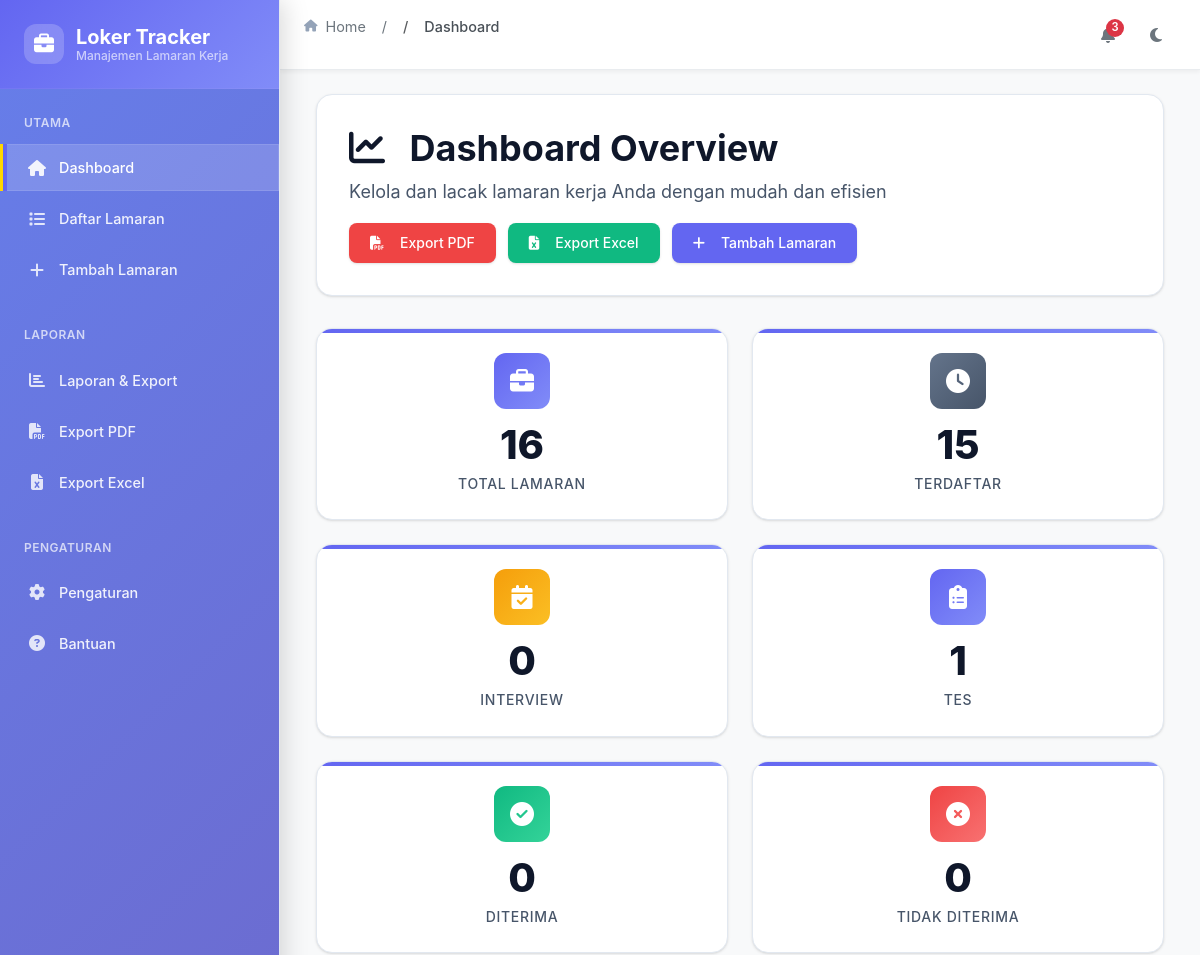
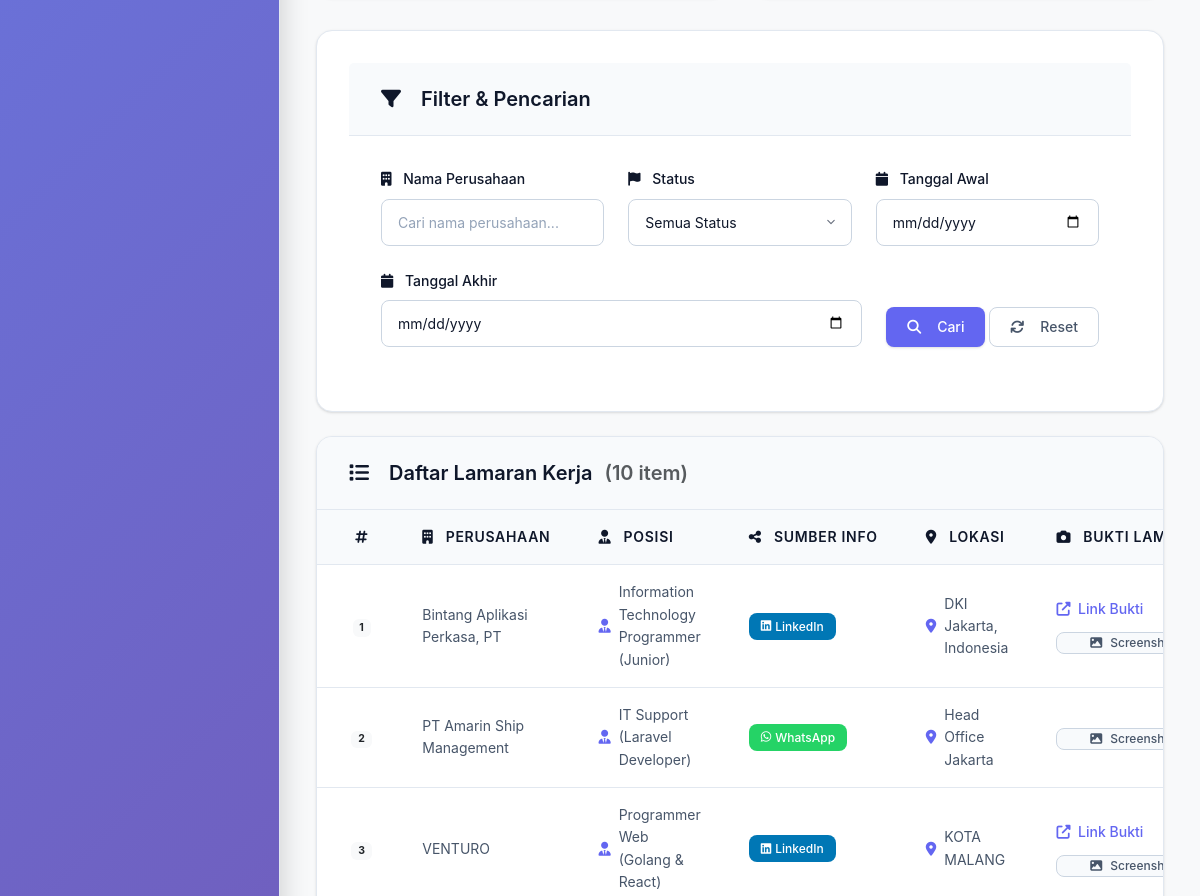
Page / (signed in, upper part) on the earlier database version (2 pictures, top to bottom).
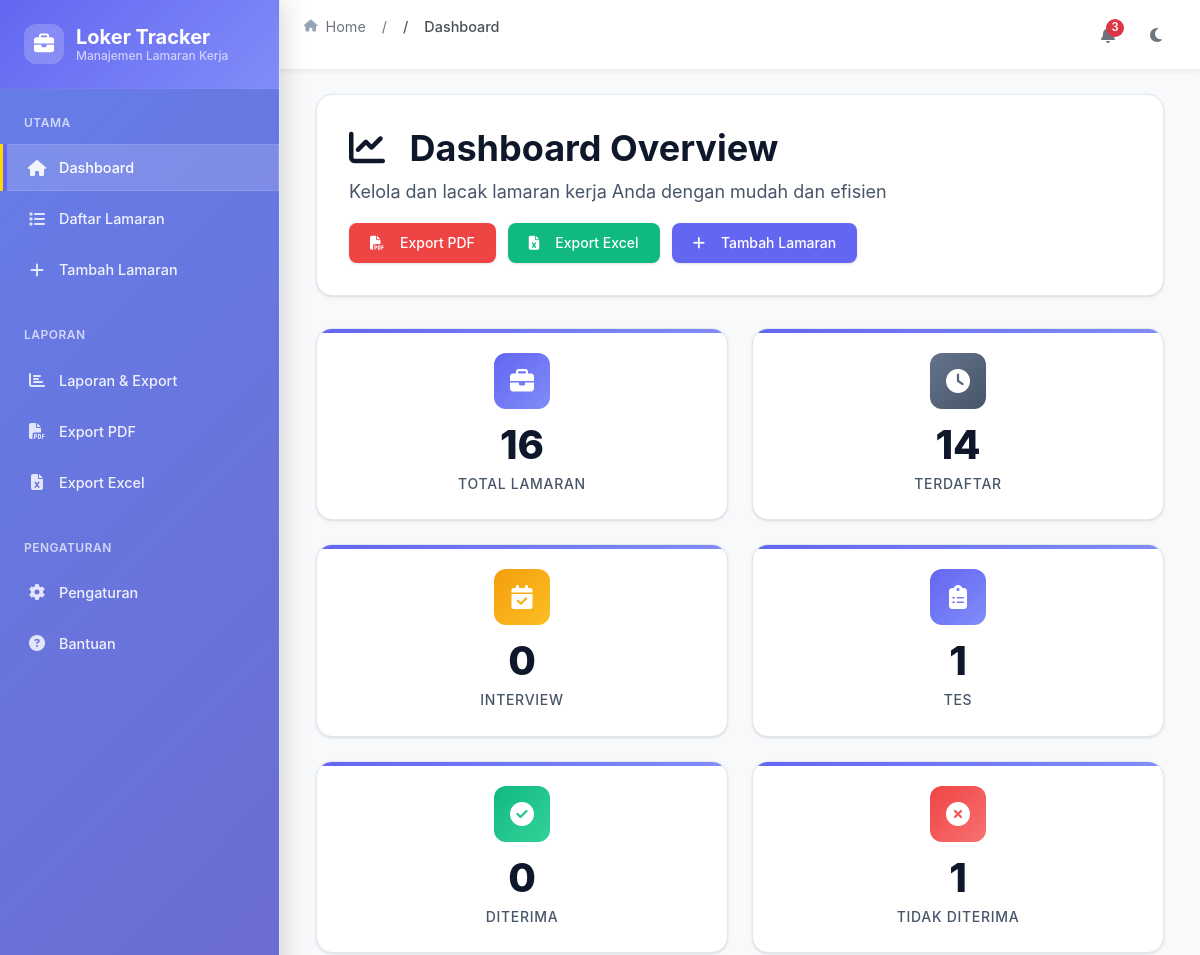
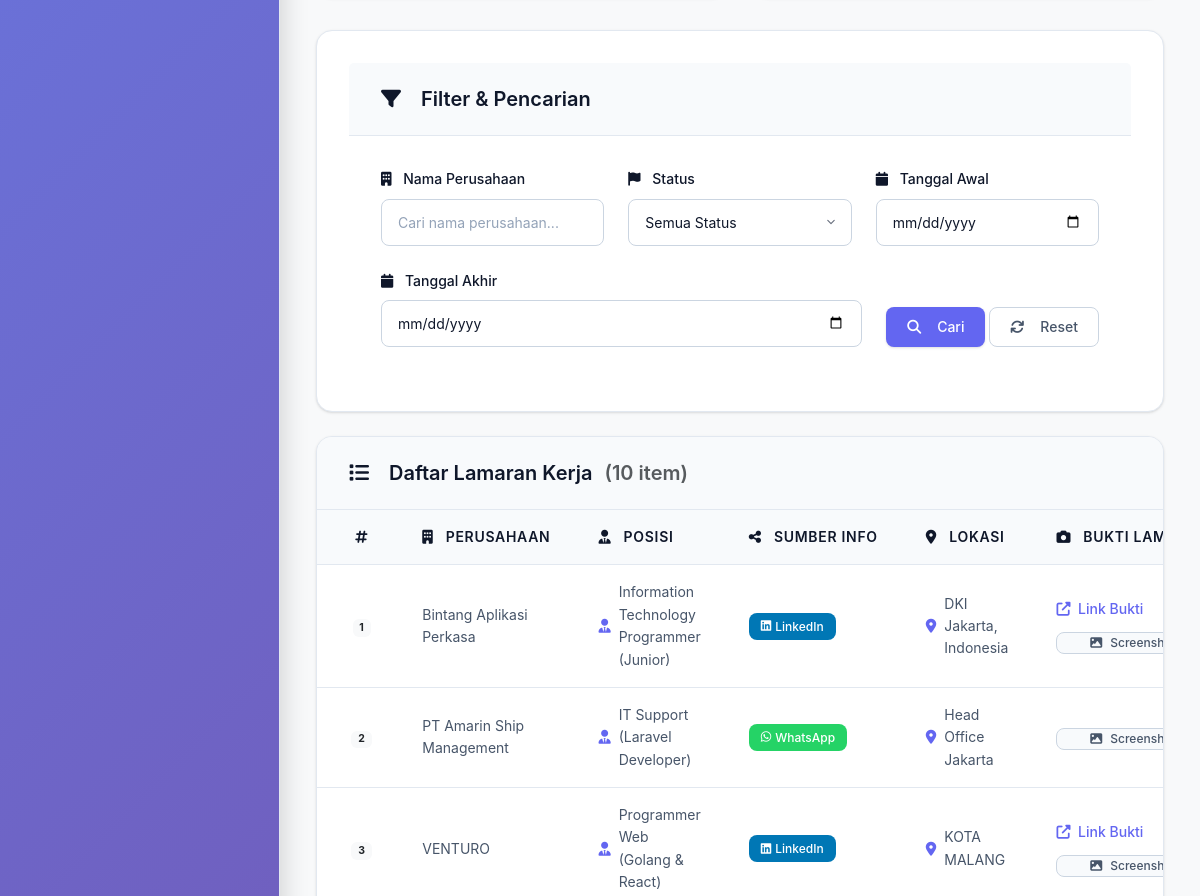
Same page on the later database version (2 pictures, top to bottom).
### models.py (models this page shows)
class JobApplication(db.Model):
    id = db.Column(db.Integer, primary_key=True)
    company_name = db.Column(db.String(100))
    position = db.Column(db.String(100), nullable=True)  # NEW: Posisi yang dilamar
    location = db.Column(db.String(100))
    address = db.Column(db.String(200))
    application_proof = db.Column(db.Text, nullable=True)  # NEW: Link atau path screenshot
    image_proof = db.Column(db.String(255), nullable=True)  # NEW: Path to uploaded image
    source_info = db.Column(db.String(100), nullable=True)  # NEW: Asal info loker
    logo_url = db.Column(db.String(255), nullable=True)  # NEW: URL logo perusahaan
    notes = db.Column(db.Text, nullable=True)  # NEW: Keterangan tambahan
    applied_date = db.Column(db.DateTime)
    status_id = db.Column(db.Integer, db.ForeignKey('status.id'), nullable=False)
    user_id = db.Column(db.Integer, db.ForeignKey('user.id'))

### app.py (the view, shortened to what this page needs)
@app.route('/')
@login_required
def index():
    search = request.args.get('q')
    status = request.args.get('status')
    start_date = request.args.get('start_date')
    end_date = request.args.get('end_date')
    page = request.args.get('page', 1, type=int)
    per_page = 10  # Show 10 records per page
    statuses = Status.query.all()
    query = JobApplication.query.filter_by(user_id=current_user.id)
    if search:
        query = query.filter(
            JobApplication.company_name.ilike(f'%{search}%')
        )
    if status and status != 'All':
        query = query.filter(
            JobApplication.status.has(name=status)
        )
    if start_date:
        try:
            start_date_obj = datetime.strptime(start_date, '%Y-%m-%d').date()
            query = query.filter(JobApplication.applied_date >= start_date_obj)
        except ValueError:
            pass
    pagination = query.order_by(JobApplication.applied_date.desc()).paginate(
        page=page, per_page=per_page, error_out=False
    )
    jobs = pagination.items
    total = JobApplication.query.filter_by(user_id=current_user.id).count()
    terdaftar = JobApplication.query.filter(
        JobApplication.user_id == current_user.id,
        JobApplication.status.has(name='Terdaftar')
    ).count()
    interview = JobApplication.query.filter(
        JobApplication.user_id == current_user.id,
        JobApplication.status.has(name='Interview')
    ).count()
    tes = JobApplication.query.filter(
        JobApplication.user_id == current_user.id,
        JobApplication.status.has(name='Tes')
    ).count()
    diterima = JobApplication.query.filter(
        JobApplication.user_id == current_user.id,
        JobApplication.status.has(name='Diterima')
    ).count()
    ditolak = JobApplication.query.filter(
        JobApplication.user_id == current_user.id,
        JobApplication.status.has(name='Tidak Diterima')
    ).count()
    return render_template(
        'index.html',
        jobs=jobs,
        statuses=statuses,
        total=total,
        terdaftar=terdaftar,
        interview=interview,
        tes=tes,
        diterima=diterima,
        ditolak=ditolak,
        pagination=pagination
    )

### templates/index.html (shortened to what this page needs)
{% extends 'base-sidebar.html' %}
{% block breadcrumb %}
    <li class="breadcrumb-item active">Dashboard</li>
{% endblock %}
{% block content %}
<div class="page-header">
    <div class="d-flex justify-content-between align-items-center flex-wrap" style="gap: var(--space-4);">
        <div>
            <h1 class="page-title">
                <i class="fas fa-chart-line me-3"></i>
                Dashboard Overview
            </h1>
            <p class="page-subtitle">
                Kelola dan lacak lamaran kerja Anda dengan mudah dan efisien
            </p>
        </div>
        <div class="action-buttons">
            <a href="{{ url_for('export_pdf') }}" class="btn btn-danger">
                <i class="fas fa-file-pdf me-2"></i>Export PDF
            </a>
            <a href="{{ url_for('export_excel') }}" class="btn btn-success">
                <i class="fas fa-file-excel me-2"></i>Export Excel
            </a>
            <a href="{{ url_for('add_job') }}" class="btn btn-primary">
                <i class="fas fa-plus me-2"></i>Tambah Lamaran
            </a>
        </div>
    </div>
</div>
<div class="stats-grid">
    <div class="stat-card">
        <div class="stat-icon primary">
            <i class="fas fa-briefcase"></i>
        </div>
        <div class="stat-number" data-stat="total">{{ total }}</div>
        <div class="stat-label">Total Lamaran</div>
    </div>
    <div class="stat-card">
        <div class="stat-icon gray">
            <i class="fas fa-clock"></i>
        </div>
        <div class="stat-number" data-stat="terdaftar">{{ terdaftar }}</div>
        <div class="stat-label">Terdaftar</div>
    </div>
    <div class="stat-card">
        <div class="stat-icon warning">
            <i class="fas fa-calendar-check"></i>
        </div>
        <div class="stat-number" data-stat="interview">{{ interview }}</div>
        <div class="stat-label">Interview</div>
    </div>
    <div class="stat-card">
        <div class="stat-icon primary">
            <i class="fas fa-clipboard-list"></i>
        </div>
        <div class="stat-number" data-stat="tes">{{ tes }}</div>
        <div class="stat-label">Tes</div>
    </div>
    <div class="stat-card">
        <div class="stat-icon success">
            <i class="fas fa-check-circle"></i>
        </div>
        <div class="stat-number" data-stat="diterima">{{ diterima }}</div>
        <div class="stat-label">Diterima</div>
    </div>
    <div class="stat-card">
        <div class="stat-icon error">
            <i class="fas fa-times-circle"></i>
        </div>
        <div class="stat-number" data-stat="ditolak">{{ ditolak }}</div>
        <div class="stat-label">Tidak Diterima</div>
    </div>
</div>
<div class="card filter-section">
    <div class="card-header">
        <h5 class="card-title">
            <i class="fas fa-filter me-2"></i>
            Filter & Pencarian
        </h5>
    </div>
    <div class="card-body">
        <form method="get" class="filter-form">
            <div class="form-group">
                <label class="form-label">
                    <i class="fas fa-building me-2"></i>
                    Nama Perusahaan
                </label>
                <input type="text"
                       name="q"
                       class="form-control"
                       placeholder="Cari nama perusahaan..."
                       value="{{ request.args.get('q', '') }}">
            </div>
            <div class="form-group">
                <label class="form-label">
                    <i class="fas fa-flag me-2"></i>
                    Status
                </label>
                <select name="status" class="form-select">
                    <option value="All" {% if request.args.get('status') == 'All' %}selected{% endif %}>Semua Status</option>
                </select>
            </div>
            <div class="form-group">
                <label class="form-label">
                    <i class="fas fa-calendar me-2"></i>
                    Tanggal Awal
                </label>
                <input type="date"
                       name="start_date"
                       class="form-control"
                       value="{{ request.args.get('start_date', '') }}">
            </div>
            <div class="form-group">
                <label class="form-label">
                    <i class="fas fa-calendar me-2"></i>
                    Tanggal Akhir
                </label>
                <input type="date"
                       name="end_date"
                       class="form-control"
                       value="{{ request.args.get('end_date', '') }}">
            </div>
            <div class="form-actions">
                <button type="submit" class="btn btn-primary">
                    <i class="fas fa-search me-2"></i>Cari
                </button>
                <a href="/" class="btn btn-secondary">
                    <i class="fas fa-refresh me-2"></i>Reset
                </a>
            </div>
        </form>
    </div>
</div>
<div class="card table-section">
    <div class="card-header">
        <h5 class="card-title">
            <i class="fas fa-list me-2"></i>
            Daftar Lamaran Kerja
            {% if jobs|length > 0 %}
                <span class="text-muted">({{ jobs|length }} item)</span>
            {% endif %}
        </h5>
    </div>
    <div class="table-container">
        <table class="jobs-table">
            <thead>
                <tr>
                    <th class="text-center">
                        <i class="fas fa-hashtag"></i>
                    </th>
                    <th>
                        <i class="fas fa-building me-2"></i>
                        Perusahaan
                    </th>
                    <th>
                        <i class="fas fa-user-tie me-2"></i>
                        Posisi
                    </th>
                    <th>
                        <i class="fas fa-share-alt me-2"></i>
                        Sumber Info
                    </th>
                    <th>
                        <i class="fas fa-map-marker-alt me-2"></i>
                        Lokasi
                    </th>
                    <th>
                        <i class="fas fa-camera me-2"></i>
                        Bukti Lamaran
                    </th>
                </tr>
            </thead>
            <tbody>
                {% for job in jobs %}
                <tr>
                    <td class="text-center">
                        <span class="badge bg-light text-dark fw-bold">{{ loop.index }}</span>
                    </td>
                    <td data-label="Perusahaan">
                        <div class="company-name">{{ job.company_name }}</div>
                    </td>
                    <td data-label="Posisi">
                        <div class="position-info">
                            {% if job.position %}
                                <i class="fas fa-user-tie"></i>
                                {{ job.position }}
                            {% else %}
                                <span class="text-muted">-</span>
                            {% endif %}
                        </div>
                    </td>
                    <td data-label="Sumber Info">
                        {% if job.source_info %}
                            {% if job.source_info == 'LinkedIn' %}
                                <span class="source-badge linkedin">
                                    <i class="fab fa-linkedin"></i>LinkedIn
                                </span>
                            {% elif job.source_info == 'Instagram' %}
                                <span class="source-badge instagram">
                                    <i class="fab fa-instagram"></i>Instagram
                                </span>
                            {% elif job.source_info == 'TikTok' %}
                                <span class="source-badge tiktok">
                                    <i class="fab fa-tiktok"></i>TikTok
                                </span>
                            {% elif job.source_info == 'WhatsApp' %}
                                <span class="source-badge whatsapp">
                                    <i class="fab fa-whatsapp"></i>WhatsApp
                                </span>
                            {% elif job.source_info == 'JobStreet' %}
                                <span class="source-badge jobstreet">
                                    <i class="fas fa-briefcase"></i>JobStreet
                                </span>
                            {% elif job.source_info == 'Indeed' %}
                                <span class="source-badge indeed">
                                    <i class="fas fa-search"></i>Indeed
                                </span>
                            {% elif job.source_info == 'Website Perusahaan' %}
                                <span class="source-badge website">
                                    <i class="fas fa-globe"></i>Website
                                </span>
                            {% elif job.source_info == 'Email/Newsletter' %}
                                <span class="source-badge email">
                                    <i class="fas fa-envelope"></i>Email
                                </span>
                            {% elif job.source_info == 'Teman/Kolega' %}
                                <span class="source-badge friend">
                                    <i class="fas fa-users"></i>Teman
                                </span>
                            {% elif job.source_info == 'Job Fair/Expo' %}
                                <span class="source-badge jobfair">
                                    <i class="fas fa-calendar-alt"></i>Job Fair
                                </span>
                            {% elif job.source_info == 'Media Sosial Lainnya' %}
                                <span class="source-badge social">
                                    <i class="fas fa-share-alt"></i>Social
                                </span>
                            {% elif job.source_info == 'Custom' %}
                                <span class="source-badge custom">
                                    <i class="fas fa-edit"></i>Custom
                                </span>
                            {% else %}
                                <span class="source-badge custom">
                                    <i class="fas fa-pencil-alt"></i>{{ job.source_info }}
                                </span>
                            {% endif %}
                        {% else %}
                            <span class="text-muted">-</span>
                        {% endif %}
                    </td>
                    <td data-label="Lokasi">
                        <div class="location-info">
                            <i class="fas fa-map-marker-alt"></i>
                            {{ job.location }}
                        </div>
                    </td>
                    <td data-label="Bukti Lamaran">
                        {% if job.application_proof or job.image_proof %}
                            <div style="display: flex; flex-direction: column; gap: var(--space-2);">
                                {% if job.application_proof and job.application_proof.startswith('http') %}
                                    <a href="{{ job.application_proof }}" target="_blank" class="proof-link">
                                        <i class="fas fa-external-link-alt me-1"></i>
                                        Link Bukti
                                    </a>
                                {% endif %}
                                {% if job.image_proof %}
                                    <button onclick="showImageModal('/uploads/proofs/{{ job.image_proof }}', 'Bukti Lamaran - {{ job.company_name }}')" class="btn btn-sm btn-info proof-screenshot">
                                        <i class="fas fa-image me-1"></i>
                                        Screenshot
                                    </button>
                                {% endif %}
                            </div>
                        {% else %}
                            <span class="text-muted">-</span>
                        {% endif %}
                    </td>
                </tr>
                {% endfor %}
            </tbody>
        </table>
    </div>
</div>
{% endblock %}

Differences in the rows shown:
changed JobApplication "Information Technology Programmer (Junior)": company_name "Bintang Aplikasi Perkasa, PT" → "Bintang Aplikasi Perkasa"
Other differences:
{{ terdaftar }}: "15" → "14"
{{ ditolak }}: "0" → "1"
